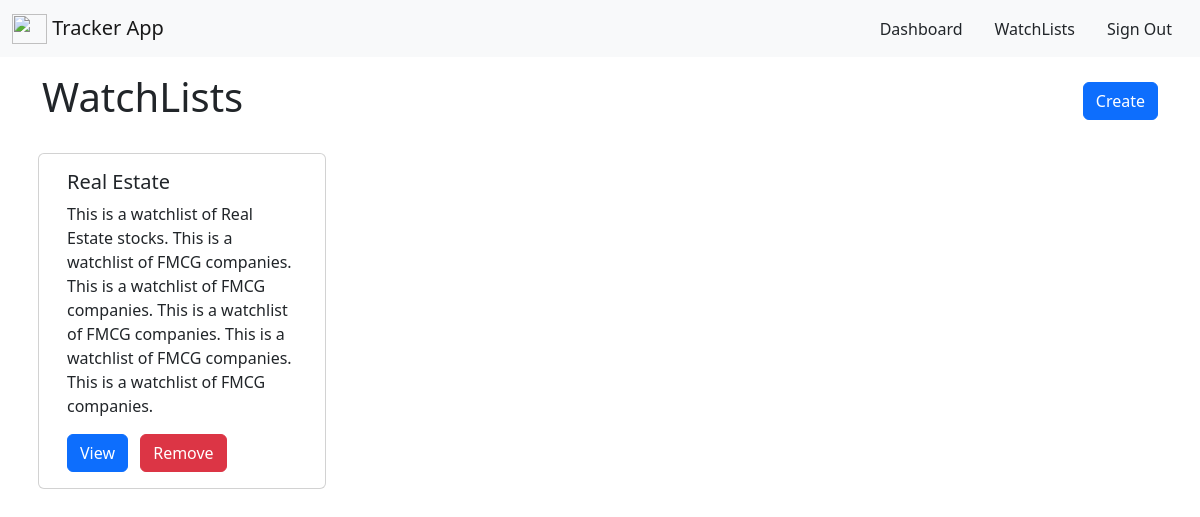
Page /tracker/watchlists/ (signed in) on the committed database.
### TrackerApp/models.py (models this page shows, shortened)
class WatchList(models.Model):
    title = models.CharField(max_length=255, null=True, blank=True)
    stocks = models.ManyToManyField(Stock, blank=True)
    desc = models.TextField(null=True, blank=True)
    owner = models.ForeignKey(User, blank=True, null=True, on_delete=models.CASCADE)

### TrackerApp/views.py (the view, shortened to what this page needs)
# urls.py: path('watchlists/', watchLists, name='watch_lists'),
@login_required
def watchLists(request):
    context = {}
    context['error'] = False
    try:
        watchlist = WatchList.objects.filter(owner=request.user)
        context['watchlist'] = watchlist
    except Exception as e:
        context['error'] = True
        context['message'] = str(e)
    return render(request, 'TrackerApp/watchlists.html', context)

### templates/TrackerApp/watchlists.html (shortened to what this page needs)
{% extends 'TrackerApp/base.html' %}
{% block Content %}
<div class="container">
    <div class="row">
        <h1 class="h1 py-3 col-6">WatchLists</h1>
        <div class="col-6 d-flex justify-content-end align-items-center">
            <button type="button" class="btn btn-primary" data-toggle="modal" data-target="#exampleModal">Create</button>
        </div>
    </div>
    <div class="row">
    {% for item in watchlist %}
        <div class="card col-lg-3 col-md-4 col-sm-6 m-2" style="width: 18rem;">
            <div class="card-body">
            <h5 class="card-title">{{item.title}}</h5>
            <p class="card-text">{{item.desc}}</p>
            <a href="{% url 'watch_list' item.id %}" class="card-link"><button class="btn btn-primary">View</button></a>
            <button type="button" class="btn btn-danger mx-2 remove_btns" data-toggle="modal" data-target="#exampleModal1" id="{{item.id}}">Remove</button>
            </div>
        </div>
    {% endfor %}
    </div>
</div>
{% endblock %}

### rows in the picture
WatchList: title "Real Estate", desc "This is a watchlist of Real Estate stocks. This is a watchlist of FMCG companies. This is a watchlist of FMCG companies. This is a watchlist of FMCG companies. This is a watchlist of FMCG companies. This is a watchlist of FMCG companies."
